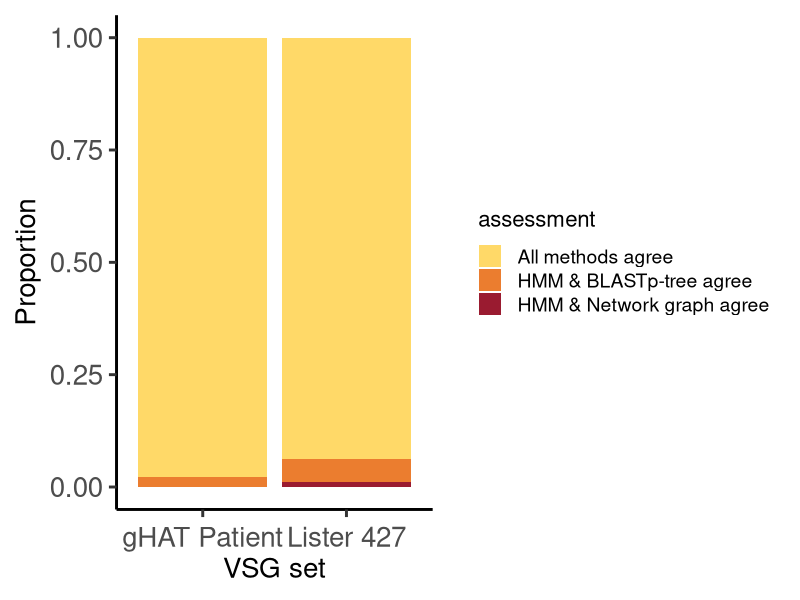
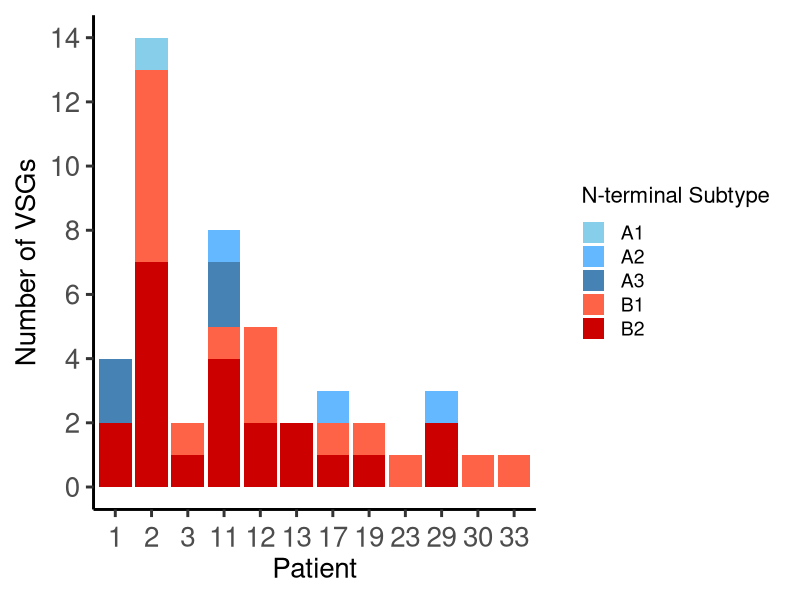

Generate these figures, in order, with R:
## ---- chunk 1
knitr::opts_chunk$set(echo = TRUE)
library(tidyverse)
library(reshape2)
## ---- chunk 2

palette2B <- c("#ffd968", "#eb7d2f", "#9a1b30")

typeCompare <- read_csv("FigureData/Supptable4_nterm_method_compare.csv")

tree_compare <- typeCompare %>%
  filter(blastTree_type != "not done") %>%
  .[!grepl("Gambiense", .$original_seqID), ] %>%
  mutate(VSG = "Lister 427") %>%
  mutate( 
    assessment = case_when(
      HMM_type == network_type & HMM_type == blastTree_type ~ "All methods agree",
      HMM_type == network_type & HMM_type != blastTree_type ~ "HMM & Network graph agree",
      HMM_type == blastTree_type & HMM_type != network_type ~ "HMM & BLASTp-tree agree",
      blastTree_type == network_type & blastTree_type != HMM_type ~ "BLASTp-tree & network",
      blastTree_type !=network_type & network_type != HMM_type ~ "all disagree")) %>%
  mutate( 
    count = case_when(
      HMM_type == network_type & HMM_type == blastTree_type ~ "3",
      HMM_type == network_type & HMM_type != blastTree_type ~ "2",
      HMM_type == blastTree_type & HMM_type != network_type ~ "2",
      blastTree_type == network_type & blastTree_type != HMM_type ~ "2",
      blastTree_type !=network_type & network_type != HMM_type ~ "0")) %>%
  select(VSG, assessment, count)


gam_compare <- typeCompare %>%
  .[grepl("Gambiense", .$original_seqID), ] %>%
  mutate(VSG = "gHAT Patient")%>%
  mutate( 
    assessment = case_when(
      HMM_type == network_type & HMM_type == blastTree_type ~ "All methods agree",
      HMM_type == network_type & HMM_type != blastTree_type ~ "HMM & Network graph agree",
      HMM_type == blastTree_type & HMM_type != network_type ~ "HMM & BLASTp-tree agree",
      blastTree_type == network_type & blastTree_type != HMM_type ~ "BLASTp-tree & network",
      blastTree_type !=network_type & network_type != HMM_type ~ "all disagree")) %>%
  mutate( 
    count = case_when(
      HMM_type == network_type & HMM_type == blastTree_type ~ "3",
      HMM_type == network_type & HMM_type != blastTree_type ~ "2",
      HMM_type == blastTree_type & HMM_type != network_type ~ "2",
      blastTree_type == network_type & blastTree_type != HMM_type ~ "2",
      blastTree_type !=network_type & network_type != HMM_type ~ "0")) %>%
  select(VSG, assessment, count)


all_compare <- rbind(tree_compare, gam_compare)

Fig2B <- ggplot(all_compare, aes(x = VSG, fill = assessment)) +theme_classic(base_size = 22) +
  geom_bar(position = "fill") +
  scale_fill_manual(values = palette2B) +
  ylab ("Proportion") +
  xlab("VSG set") +
  theme(axis.text.x = element_text(angle = 0, vjust = 0.5, size = 20), axis.text.y = element_text(size = 20), axis.title = element_text(size = 20),legend.title = element_text(size = 16), legend.text = element_text(size = 14))
Fig2B

## ---- chunk 3
view(read_csv("FigureData/Supptable3_tbgVSGexpression.csv"))

palette2C <- c("skyblue", "steelblue1", "steelblue", "tomato", "red3", "lightgrey")
# plot number of VSG by type per patient
Fig2C <- read_csv("FigureData/Supptable3_tbgVSGexpression.csv") %>% 
  select(c("patient_number", "cdHit_ID", "nterm_typesubtype")) %>% 
  distinct() %>% 
  dplyr::group_by(patient_number, nterm_typesubtype) %>% 
  dplyr::summarise(total = n()) %>%
  ggplot(aes(x = as.factor(patient_number), y = total, fill = nterm_typesubtype)) +
  geom_bar(stat = "identity", size = 0.8) + 
  scale_fill_manual(values = palette2C) + 
  scale_y_continuous(breaks = scales::pretty_breaks(n = 6)) +
  theme_classic(base_size = 22) + 
  ylab("Number of VSGs") + 
  labs(fill = "N-terminal Subtype") +
  theme(axis.text.x = element_text(angle = 0, vjust = 0.5, size = 20), axis.text.y = element_text(size = 20), axis.title = element_text(size = 20),legend.title = element_text(size = 16), legend.text = element_text(size = 14))+
  xlab("Patient")
Fig2C

